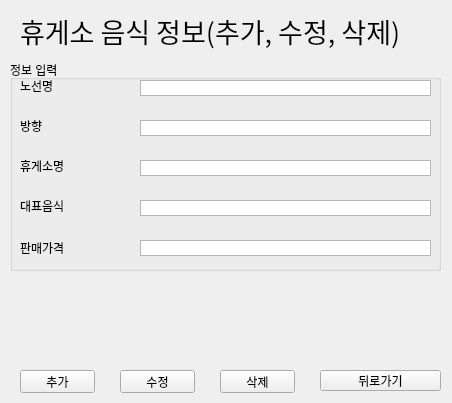
<?xml version="1.0" encoding="UTF-8"?>
<ui version="4.0">
 <class>Form_nood2_3</class>
 <widget class="QWidget" name="Form_nood2_3">
  <property name="geometry">
   <rect>
    <x>0</x>
    <y>0</y>
    <width>452</width>
    <height>403</height>
   </rect>
  </property>
  <property name="windowTitle">
   <string>Form</string>
  </property>
  <widget class="QLabel" name="label">
   <property name="geometry">
    <rect>
     <x>20</x>
     <y>10</y>
     <width>421</width>
     <height>41</height>
    </rect>
   </property>
   <property name="font">
    <font>
     <family>Adobe Arabic</family>
     <pointsize>20</pointsize>
    </font>
   </property>
   <property name="text">
    <string>휴게소 음식 정보(추가, 수정, 삭제)</string>
   </property>
  </widget>
  <widget class="QPushButton" name="pushButton_4">
   <property name="geometry">
    <rect>
     <x>220</x>
     <y>370</y>
     <width>75</width>
     <height>23</height>
    </rect>
   </property>
   <property name="text">
    <string>삭제</string>
   </property>
  </widget>
  <widget class="QPushButton" name="pushButton_2">
   <property name="geometry">
    <rect>
     <x>20</x>
     <y>370</y>
     <width>75</width>
     <height>23</height>
    </rect>
   </property>
   <property name="text">
    <string>추가</string>
   </property>
  </widget>
  <widget class="QPushButton" name="pushButton">
   <property name="geometry">
    <rect>
     <x>320</x>
     <y>370</y>
     <width>121</width>
     <height>21</height>
    </rect>
   </property>
   <property name="text">
    <string>뒤로가기</string>
   </property>
  </widget>
  <widget class="QPushButton" name="pushButton_3">
   <property name="geometry">
    <rect>
     <x>120</x>
     <y>370</y>
     <width>75</width>
     <height>23</height>
    </rect>
   </property>
   <property name="text">
    <string>수정</string>
   </property>
  </widget>
  <widget class="QGroupBox" name="groupBox">
   <property name="geometry">
    <rect>
     <x>10</x>
     <y>60</y>
     <width>431</width>
     <height>211</height>
    </rect>
   </property>
   <property name="title">
    <string>정보 입력</string>
   </property>
   <widget class="QLabel" name="label_11">
    <property name="geometry">
     <rect>
      <x>10</x>
      <y>100</y>
      <width>56</width>
      <height>12</height>
     </rect>
    </property>
    <property name="text">
     <string>휴게소명</string>
    </property>
   </widget>
   <widget class="QTextEdit" name="textEdit_10">
    <property name="geometry">
     <rect>
      <x>130</x>
      <y>140</y>
      <width>291</width>
      <height>16</height>
     </rect>
    </property>
    <property name="verticalScrollBarPolicy">
     <enum>Qt::ScrollBarAlwaysOff</enum>
    </property>
    <property name="horizontalScrollBarPolicy">
     <enum>Qt::ScrollBarAlwaysOff</enum>
    </property>
   </widget>
   <widget class="QTextEdit" name="textEdit_14">
    <property name="geometry">
     <rect>
      <x>130</x>
      <y>20</y>
      <width>291</width>
      <height>16</height>
     </rect>
    </property>
    <property name="verticalScrollBarPolicy">
     <enum>Qt::ScrollBarAlwaysOff</enum>
    </property>
    <property name="horizontalScrollBarPolicy">
     <enum>Qt::ScrollBarAlwaysOff</enum>
    </property>
   </widget>
   <widget class="QLabel" name="label_14">
    <property name="geometry">
     <rect>
      <x>10</x>
      <y>20</y>
      <width>56</width>
      <height>12</height>
     </rect>
    </property>
    <property name="text">
     <string>노선명</string>
    </property>
   </widget>
   <widget class="QTextEdit" name="textEdit_15">
    <property name="geometry">
     <rect>
      <x>130</x>
      <y>100</y>
      <width>291</width>
      <height>16</height>
     </rect>
    </property>
    <property name="verticalScrollBarPolicy">
     <enum>Qt::ScrollBarAlwaysOff</enum>
    </property>
    <property name="horizontalScrollBarPolicy">
     <enum>Qt::ScrollBarAlwaysOff</enum>
    </property>
   </widget>
   <widget class="QLabel" name="label_16">
    <property name="geometry">
     <rect>
      <x>10</x>
      <y>60</y>
      <width>56</width>
      <height>12</height>
     </rect>
    </property>
    <property name="text">
     <string>방향</string>
    </property>
   </widget>
   <widget class="QTextEdit" name="textEdit_17">
    <property name="geometry">
     <rect>
      <x>130</x>
      <y>180</y>
      <width>291</width>
      <height>16</height>
     </rect>
    </property>
    <property name="verticalScrollBarPolicy">
     <enum>Qt::ScrollBarAlwaysOff</enum>
    </property>
    <property name="horizontalScrollBarPolicy">
     <enum>Qt::ScrollBarAlwaysOff</enum>
    </property>
   </widget>
   <widget class="QTextEdit" name="textEdit_18">
    <property name="geometry">
     <rect>
      <x>130</x>
      <y>60</y>
      <width>291</width>
      <height>16</height>
     </rect>
    </property>
    <property name="verticalScrollBarPolicy">
     <enum>Qt::ScrollBarAlwaysOff</enum>
    </property>
    <property name="horizontalScrollBarPolicy">
     <enum>Qt::ScrollBarAlwaysOff</enum>
    </property>
   </widget>
   <widget class="QLabel" name="label_18">
    <property name="geometry">
     <rect>
      <x>10</x>
      <y>180</y>
      <width>81</width>
      <height>16</height>
     </rect>
    </property>
    <property name="text">
     <string>판매가격</string>
    </property>
   </widget>
   <widget class="QLabel" name="label_19">
    <property name="geometry">
     <rect>
      <x>10</x>
      <y>140</y>
      <width>56</width>
      <height>12</height>
     </rect>
    </property>
    <property name="text">
     <string>대표음식</string>
    </property>
   </widget>
  </widget>
 </widget>
 <resources/>
 <connections>
  <connection>
   <sender>pushButton_2</sender>
   <signal>clicked()</signal>
   <receiver>Form_nood2_3</receiver>
   <slot>dialog_add()</slot>
   <hints>
    <hint type="sourcelabel">
     <x>57</x>
     <y>378</y>
    </hint>
    <hint type="destinationlabel">
     <x>57</x>
     <y>348</y>
    </hint>
   </hints>
  </connection>
  <connection>
   <sender>pushButton_3</sender>
   <signal>clicked()</signal>
   <receiver>Form_nood2_3</receiver>
   <slot>dialog_chang()</slot>
   <hints>
    <hint type="sourcelabel">
     <x>161</x>
     <y>374</y>
    </hint>
    <hint type="destinationlabel">
     <x>160</x>
     <y>347</y>
    </hint>
   </hints>
  </connection>
  <connection>
   <sender>pushButton_4</sender>
   <signal>clicked()</signal>
   <receiver>Form_nood2_3</receiver>
   <slot>dialog_delete()</slot>
   <hints>
    <hint type="sourcelabel">
     <x>265</x>
     <y>376</y>
    </hint>
    <hint type="destinationlabel">
     <x>261</x>
     <y>353</y>
    </hint>
   </hints>
  </connection>
  <connection>
   <sender>pushButton</sender>
   <signal>clicked()</signal>
   <receiver>Form_nood2_3</receiver>
   <slot>slot1_nood2()</slot>
   <hints>
    <hint type="sourcelabel">
     <x>381</x>
     <y>374</y>
    </hint>
    <hint type="destinationlabel">
     <x>381</x>
     <y>354</y>
    </hint>
   </hints>
  </connection>
 </connections>
 <slots>
  <slot>dialog_add()</slot>
  <slot>dialog_chang()</slot>
  <slot>dialog_delete()</slot>
  <slot>slot1_nood2()</slot>
 </slots>
</ui>
